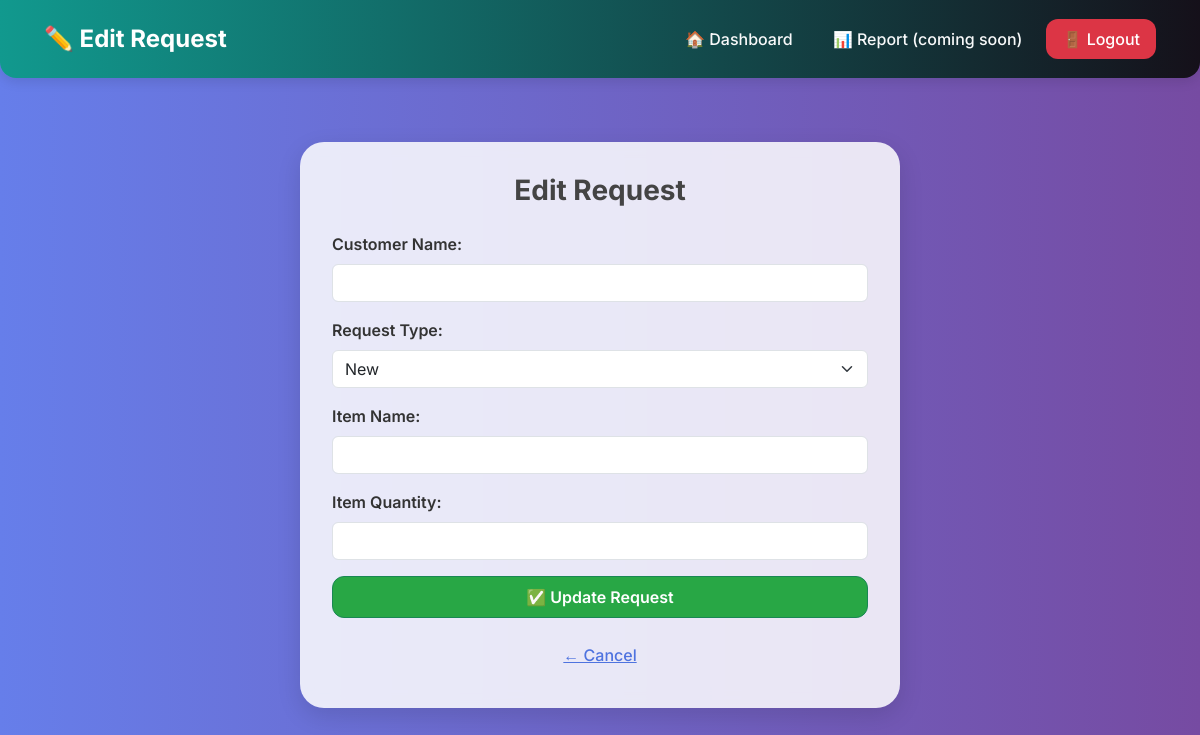
The page /edit_request/72 (signed in) on the database as committed earlier.
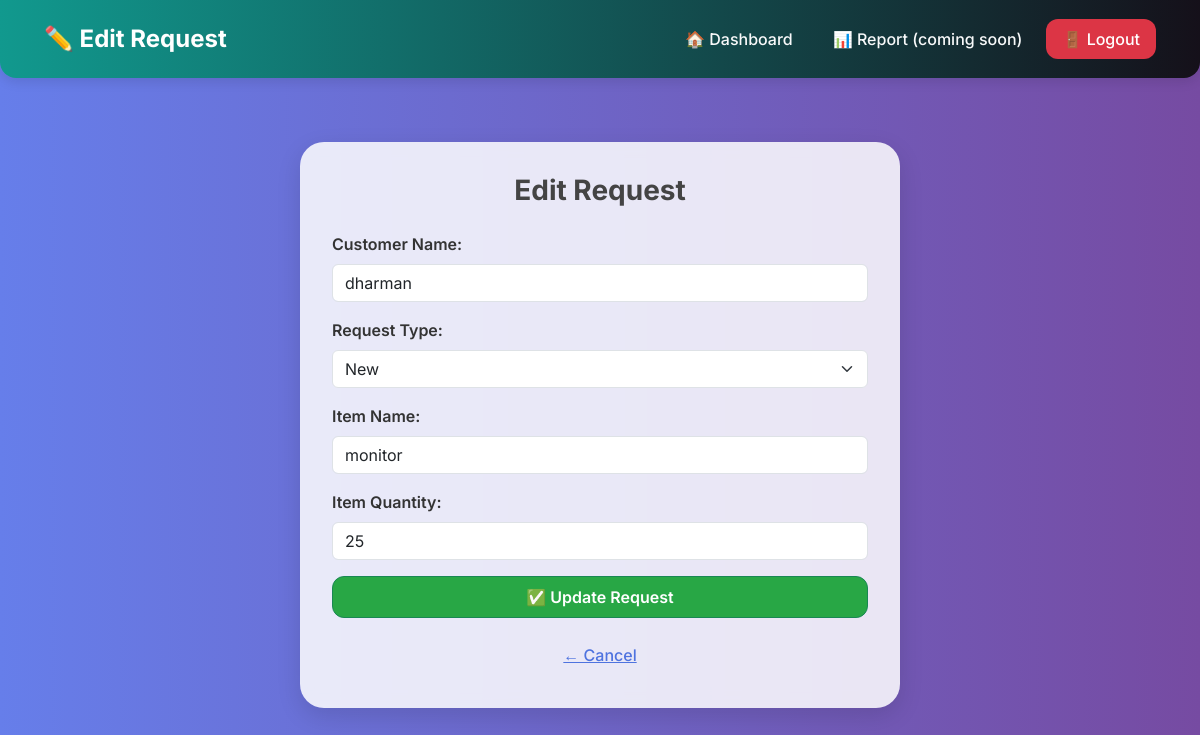
The same page on the database as committed later.
### tables this page shows
CREATE TABLE "requests" (
	"id"	INTEGER,
	"item"	TEXT,
	"item_quantity"	INTEGER,
	"comment"	NUMERIC,
	"created_by"	TEXT NOT NULL,
	"assigned_to"	TEXT DEFAULT 'warehouse',
	"status"	TEXT DEFAULT 'Submitted' CHECK("status" IN ('Submitted', 'In Review', 'Fulfilled', 'Declined', 'Forwarded to Production')),
	"created_at"	TEXT DEFAULT CURRENT_TIMESTAMP,
	"updated_at"	TEXT DEFAULT CURRENT_TIMESTAMP,
	"warehouse_comment"	TEXT,
	"tracking_id"	TEXT,
	"courier_name"	TEXT,
	"delivery_date"	TEXT,
	"shipment_status"	TEXT DEFAULT 'Pending',
	"stock_available"	TEXT DEFAULT 'Yes' CHECK("stock_available" IN ('Yes', 'No')),
	"planner_comments"	TEXT,
	"estimated_completion_date"	TEXT,
	"urgency"	TEXT, was_forwarded INTEGER DEFAULT 0, customer_name TEXT, customer_id TEXT, request_type TEXT DEFAULT 'New', response TEXT,
	PRIMARY KEY("id" AUTOINCREMENT)
);

### app.py (the view, shortened to what this page needs)
@app.route('/edit_request/<int:request_id>', methods=['GET', 'POST'])
def edit_request(request_id):
    if session.get('role') != 'sales':
        return redirect(url_for('login'))
    conn = get_db_connection()
    cursor = conn.cursor()
    cursor.execute('SELECT * FROM requests WHERE id=?', (request_id,))
    request_data = cursor.fetchone()
    conn.close()
    return render_template('edit_request.html', request=request_data)

### app.py (called while the page is built)
def get_db_connection():
    conn = sqlite3.connect(DB_PATH, check_same_thread=False)
    conn.row_factory = sqlite3.Row
    return conn

### Templates/edit_request.html (shortened to what this page needs)
<!DOCTYPE html>
<html lang="en">
<head>
    <link href="https://cdn.jsdelivr.net/npm/bootstrap@5.3.3/dist/css/bootstrap.min.css" rel="stylesheet">
</head>
<body>
<nav class="navbar navbar-expand-lg">
    <div class="container-fluid d-flex justify-content-between align-items-center flex-wrap gap-2">
        <span class="navbar-brand">✏️ Edit Request</span>
        <div class="d-flex gap-2 flex-wrap">
            <a href="{{ url_for('sales_dashboard') }}" class="btn btn-outline-light">🏠 Dashboard</a>
            <a href="#" class="btn btn-outline-light">📊 Report (coming soon)</a>
            <a href="{{ url_for('logout') }}" class="btn btn-danger">🚪 Logout</a>
        </div>
    </div>
</nav>
<div class="form-container">
    <h3 class="text-center">Edit Request</h3>
    <form method="POST">
        <div class="mb-3">
            <label for="customer_name" class="form-label">Customer Name:</label>
            <input type="text" class="form-control" name="customer_name" value="{{ request.customer_name }}" required>
        </div>
        <div class="mb-3">
            <label for="request_type" class="form-label">Request Type:</label>
            <select class="form-select" name="request_type" required>
                <option value="New" {% if request.request_type == 'New' %}selected{% endif %}>New</option>
            </select>
        </div>
        <div class="mb-3">
            <label for="item" class="form-label">Item Name:</label>
            <input type="text" class="form-control" name="item" value="{{ request.item }}" required>
        </div>
        <div class="mb-3">
            <label for="item_quantity" class="form-label">Item Quantity:</label>
            <input type="number" class="form-control" name="item_quantity" value="{{ request.item_quantity }}" min="1" required>
        </div>
        <button type="submit" class="btn btn-success w-100">✅ Update Request</button>
        <div class="text-center mt-3">
            <a href="{{ url_for('sales_dashboard') }}" class="btn btn-link">← Cancel</a>
        </div>
    </form>
</div>
</body>
</html>

Rows that differ between the two databases and show on the page:
added requests: customer_name "dharman", request_type "New", item "monitor", item_quantity "25"
Other text that changed with them:
form field request_type: "New" → (not shown)
